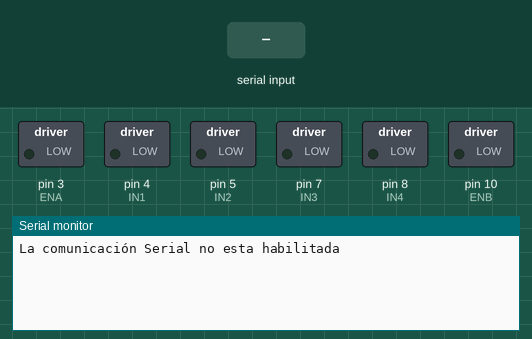
A sketch run on a simulated Arduino Uno, built with avr-gcc and run on an emulated ATmega328P. Parts: switched loads named in the sketch (green lamp = pin HIGH), the last lines printed to the serial monitor. The inputs (shaded band) are chosen by the test bench.

Above: at 1.2 s.
1.3 s: "90,45\n" received over Serial
At 3.2 s:
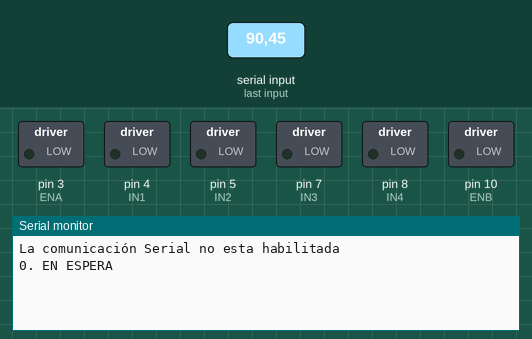
4.3 s: "1\n" received over Serial
At 5.5 s:
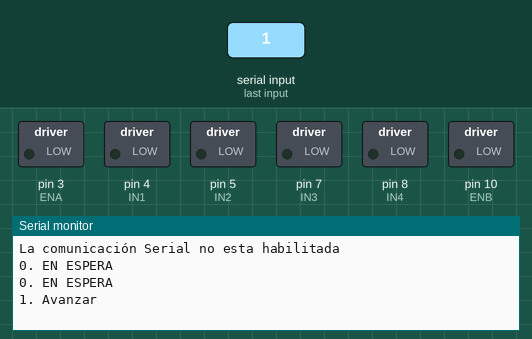
6.5 s: "2\n" received over Serial
At 7.9 s:
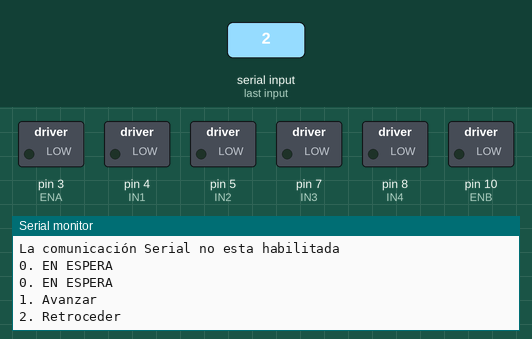

The sketch:

control_robot.ino
```cpp
// LIBRERÍAS
#include <SoftwareSerial.h>

// PUERTOS DEL MOTOR
// MOTOR A
int ENA = 3;
int IN1 = 4;
int IN2 = 5;

// MOTOR B
int IN3 = 7;
int IN4 = 8;
int ENB = 10;

// PUERTOS DEL BLUE...


void setup(){

  // DEFINIENDO LA CANTIDAD DE BAUDIOS
  Serial.begin(9600);

  // CONFIGURACIÓN DE LAS VARIABLES

  // VARIABLES DE SALIDA
  for(int i = 3; i <= 5; i++){
    pinMode(i, OUTPUT);
  }
  pinMode(IN3, OUTPUT);
  pinMode(IN4, OUTPUT);
  pinMode(ENB, OUTPUT);
}

// MOV. DE LOS MOTORES
// ADELANTE
void avanzar(){
  digitalWrite(IN1, HIGH);
  digitalWrite(IN2, LOW);

  digitalWrite(IN3, HIGH);
  digitalWrite(IN4, LOW);

  analogWrite(ENA, 180);
  analogWrite(ENB, 180);
}

void retroceder(){
  digitalWrite(IN1, LOW);
  digitalWrite(IN2, HIGH);

  digitalWrite(IN3, LOW);
  digitalWrite(IN4, HIGH);

  analogWrite(ENA, 180);
  analogWrite(ENB, 180);
}

void izquierda(){
  digitalWrite(IN1, LOW);
  digitalWrite(IN2, LOW);

  digitalWrite(IN3, HIGH);
  digitalWrite(IN4, LOW);

  analogWrite(ENA, 0);
  analogWrite(ENB, 180);
}

void derecha(){
  digitalWrite(IN1, HIGH);
  digitalWrite(IN2, LOW);

  digitalWrite(IN3, LOW);
  digitalWrite(IN4, LOW);

  analogWrite(ENA, 180);
  analogWrite(ENB, 0);
}

void detener(){
  digitalWrite(IN1, LOW);
  digitalWrite(IN2, LOW);

  digitalWrite(IN3, LOW);
  digitalWrite(IN4, LOW);

  analogWrite(ENA, 0);
  analogWrite(ENB, 0);
}

void retraso_tiempo(float time){
  // Ingrese el tiempo en segundos
  delay(time*1000);
}

void loop(){

  /*avanzar();
  retraso_tiempo(2.5);
  retroceder();
  retraso_tiempo(2.5);
  derecha();
  retraso_tiempo(2.5);
  izquierda();
  retraso_tiempo(2.5);
  detener();
  retraso_tiempo(2.5);*/

  if( Serial.available() ){ // EJECUTAR ALGO SI LA COMUNICACIÓN SERIAL ESTA HABILITADA
     int data = Serial.parseInt();
     String mensaje = "";
  switch(data){
    case 1 :
     // avanzar();
     mensaje = "1. Avanzar";
    break;

    case 2 :
     // retroceder();
     mensaje = "2. Retroceder";
    break;

    case 3 :
     mensaje = "3. Hacía la derecha";
    break;

    case 4 :
     mensaje = "4. Hacía la izquierda";
    break;

    case 5 :
    mensaje = "5. Detener motor";
    break;

    default :
    mensaje = "0. EN ESPERA";
    break;
  }
  Serial.println(mensaje);
  retraso_tiempo(1.5);
  }else{
    Serial.println("La comunicación Serial no esta habilitada");
    retraso_tiempo(2);
  }

}
```

Measured:
- after the input at 1.3 s, the serial monitor: prints a new line after 0.70 s (image 1)
- after the input at 4.3 s, the serial monitor: prints a new line after 0.70 s (image 2)
- after the input at 6.5 s, the serial monitor: prints a new line at once (image 3)
